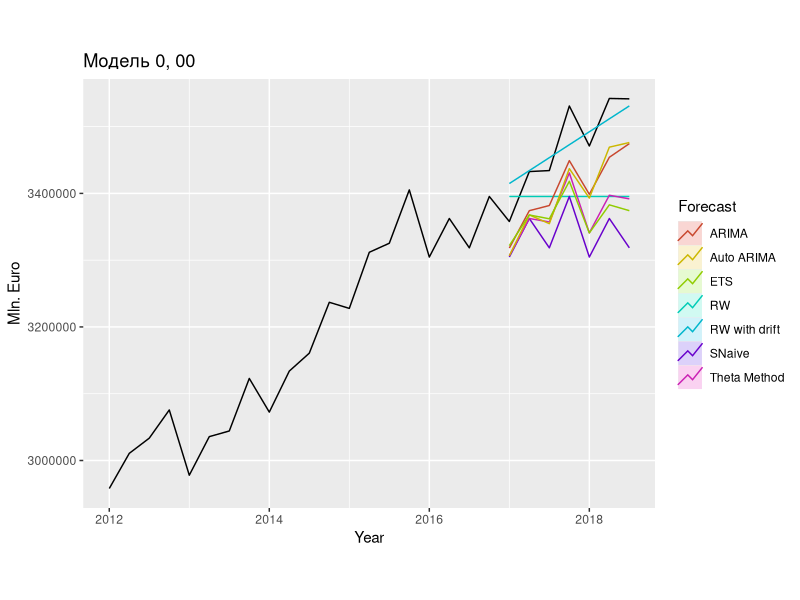
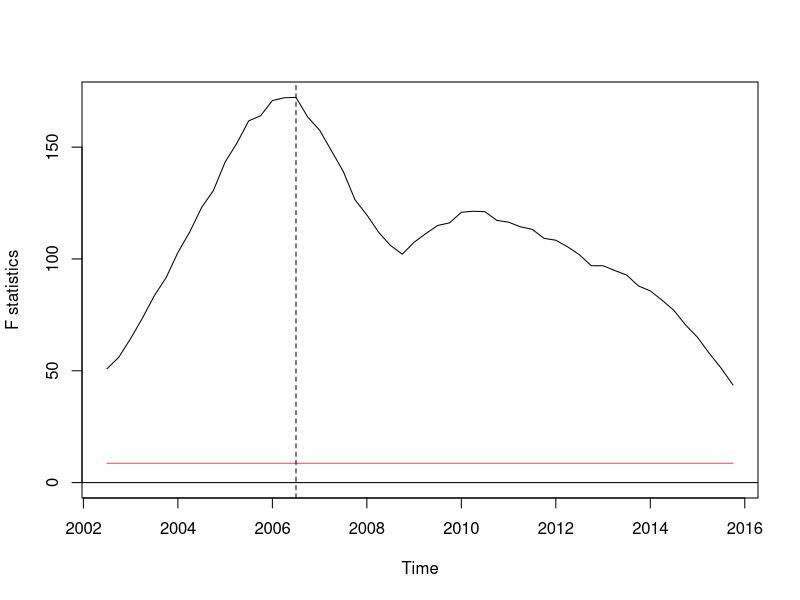
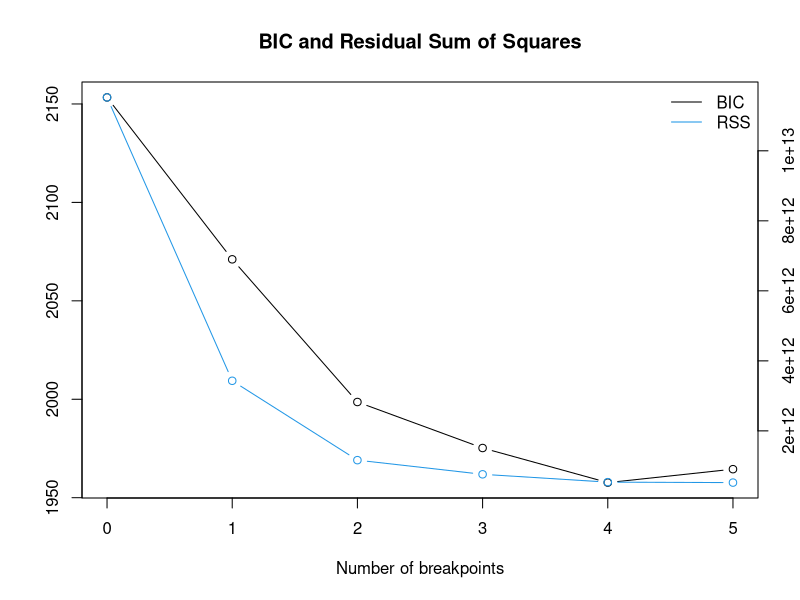
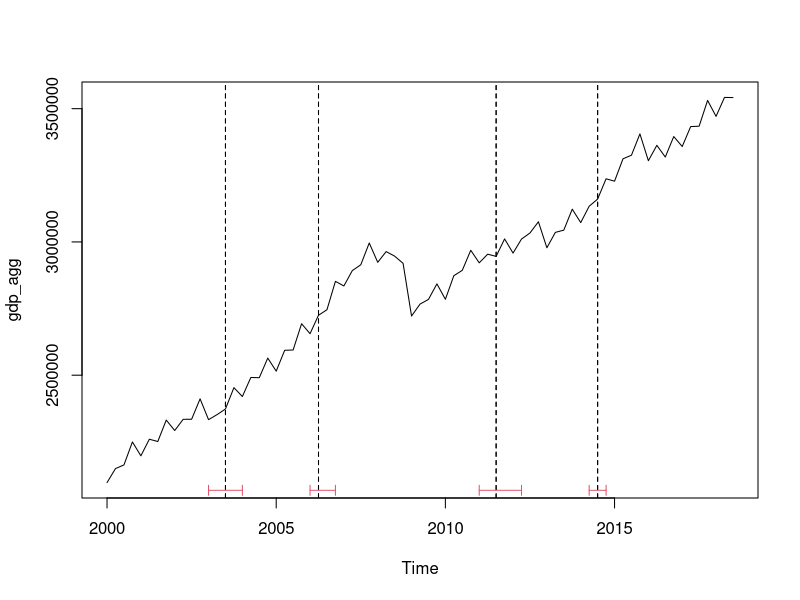

Write the R code that produced these figures, in order. (Note: this script raises an error after producing the figures.)

library(forecast)
library(ggplot2)
library(dplyr)

df_eu  <-  read.csv(file="hts_eu_a10.csv", header=TRUE, sep=",", row.names =1 )

gdp_agg <- df_eu_sums <-  rowSums(df_eu)

gdp_agg %>% head()

gdp_agg  <- ts(gdp_agg, frequency = 4, start = 2000) 

train <- window(gdp_agg, end=c(2016,4))
test <- window(gdp_agg, start=c(2017,1))

ets(train)

auto.arima(train)

auto.arima(train, ic='bic')

Arima(train, order=c(2,1,2), seasonal=c(2,1,2))

gdp_rwf <- rwf(train,h=7)
gdp_rwfwd <- rwf(train,h=7, drift=TRUE)
gdp_snaive  <- snaive(train,h=7)
gdp_theta  <- thetaf(train, h=7)
gdp_arima  <- forecast(Arima(train, order=c(2,1,2), seasonal=c(2,1,2)), h=7)
gdp_auto_arima  <- forecast(auto.arima(train), h=7)
gdp_ets <- forecast(ets(train), h=7)

cat("RW")
accuracy(gdp_rwf, test)[, c(2,5,7,8)]
cat("RW with drift ")
accuracy(gdp_rwfwd, test)[, c(2,5,7,8)]
cat("SNaive")
accuracy(gdp_snaive, test)[, c(2,5,7,8)]
cat("Theta")
accuracy(gdp_theta, test)[, c(2,5,7,8)]
cat("ARIMA")
accuracy(gdp_arima, test)[, c(2,5,7,8)]
cat("Auto ARIMA")
accuracy(gdp_auto_arima, test)[, c(2,5,7,8)]
cat("ETS")
accuracy(gdp_ets, test)[, c(2,5,7,8)]

autoplot(window(gdp_agg, start=2012)) +
    autolayer(gdp_rwf, series="RW", PI=FALSE) +
    autolayer(gdp_rwfwd, series="RW with drift", PI=FALSE) +
    autolayer(gdp_snaive, series="SNaive", PI=FALSE) +
    autolayer(gdp_theta, series="Theta Method", PI=FALSE) +
    autolayer(gdp_arima, series="ARIMA", PI=FALSE) +
    autolayer(gdp_auto_arima, series="Auto ARIMA", PI=FALSE) +
    autolayer(gdp_ets, series="ETS", PI=FALSE) +
    xlab("Year") + ylab("Mln. Euro") +
    ggtitle("Модель 0, 00") +
    guides(colour=guide_legend(title="Forecast")) +
    theme(aspect.ratio = 0.75)

library(strucchange)

## F statistics indicate one breakpoint
fs.gdp_agg <- Fstats(gdp_agg ~ 1)
plot(fs.gdp_agg)
breakpoints(fs.gdp_agg)
lines(breakpoints(fs.gdp_agg))

breakpoints(fs.gdp_agg)

## or
bp.gdp_agg <- breakpoints(gdp_agg ~ 1)
summary(bp.gdp_agg)

## the BIC also chooses one breakpoint
plot(bp.gdp_agg)
breakpoints(bp.gdp_agg)

## fit null hypothesis model and model with 1 breakpoint
fm0 <- lm(gdp_agg ~ 1)
fm1 <- lm(gdp_agg ~ breakfactor(bp.gdp_agg, breaks = 1))

plot(gdp_agg)
lines(ts(fitted(fm0), start = 1871), col = 3)
lines(ts(fitted(fm1), start = 1871), col = 4)
lines(bp.gdp_agg)

## confidence interval
ci.gdp_agg <- confint(bp.gdp_agg)
ci.gdp_agg
lines(ci.gdp_agg)

#### Simulated data example ###
segs <- 6 # Number of segements
M <- c(1500, 2200, 800, 2500, 1000, 2000) # Segment width
#true.locations <- c(1501, 3701, 4501, 7001, 8001) # True break-point locations
seg <- NULL
p <- c(0.45, 0.25, 0.4, 0.2, 0.3, 0.6) # Specification of p's for each segment
for(j in 1:segs){
seg <- c(seg, rnbinom(M[j], size =10, prob = p[j]))
}
simdata <- as.data.frame(seg)
rm(p, M, seg, segs, j)
#plot(data[, 1])
## Not run:
## CE with the four parameter beta distribution with BIC as the selection criterion ##
obj1 <- CE.NB(simdata, distyp = 1, penalty = BIC, parallel = TRUE) # Parallel computation
obj1
profilePlot(obj1, simdata) # To obtain the mean profile plot
## CE with truncated normal distribution with BIC as the selection criterion ##
obj2 <- CE.NB(simdata, distyp = 2, penalty = BIC, parallel = TRUE) # Parallel computation
obj2
profilePlot(obj1, simdata) # To obtain the mean profile plot
## End(Not run)
